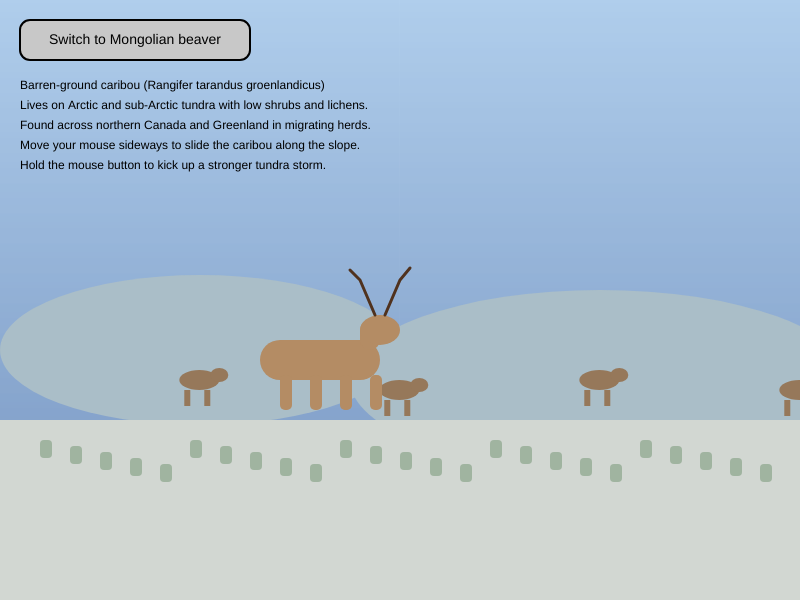
Frame 1 (no input)
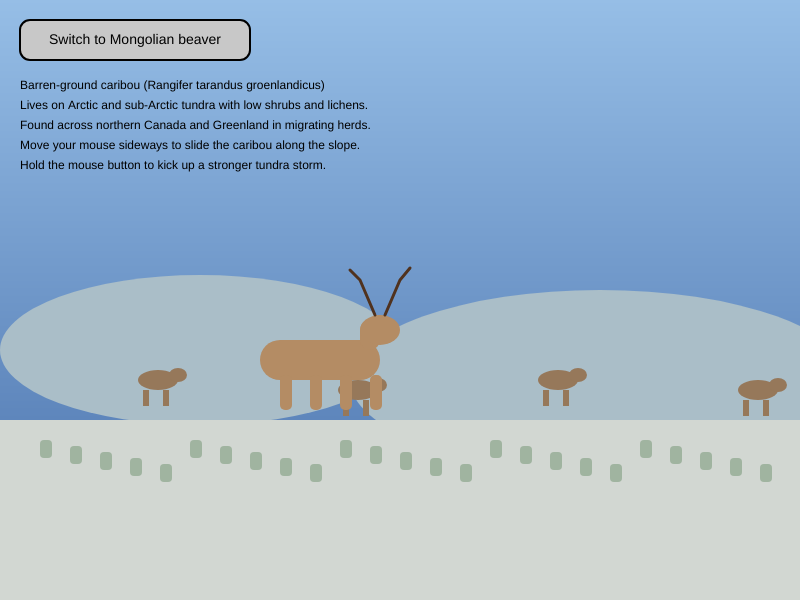
Frame 60 (no input)
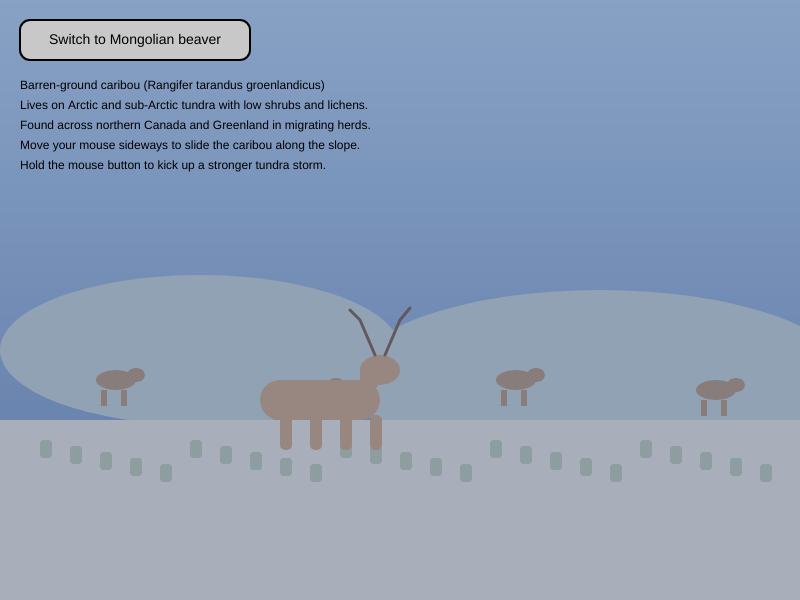
Frame 120 (the mouse pressed at the canvas centre since frame 60)

The p5.js sketch that drew these frames (run headless with seeded random() and noise() and a simulated clock; from frame 60 on, the mouse is pressed at the canvas centre):

// p5.js sketch
// ── sketch.js

/**
 * Amir EL, 3/2/26
 * IGME-101: Project 1: Tributes
 * Animals: Rangifer tarandus groenlandicus & Castor fiber birulai
 * Description and interaction instructions
 */
 
"use strict"; //catch some common coding errors

/* Global variables */
let currentScene = 0; // 0 = caribou, 1 = beaver

// Button
let btnX = 20;
let btnY = 20;
let btnW = 230;
let btnH = 40;

// Caribou scene state
let herdOffset = 0;
let stormTint = 0;

// Beaver scene state
let beaverX = 200;
let beaverY = 360;
let riverOffset = 0;
let buildProgress = 0; // how many logs to show

/**
 * setup :
 */
function setup() {
  createCanvas(800, 600);
  textFont("sans-serif");
}

/**
 * draw :
 */
function draw() {
  if (currentScene === 0) {
    drawCaribouScene();
  } else {
    drawBeaverScene();
  }

  drawSceneButton();
  drawSceneLabels();
}

/*** interface ***/

function drawSceneButton() {
  stroke(0);
  strokeWeight(2);
  fill(isMouseOverButton() ? 230 : 200);
  rect(btnX, btnY, btnW, btnH, 10);

  noStroke();
  fill(0);
  textSize(14);
  textAlign(CENTER, CENTER);
  let label = (currentScene === 0)
    ? "Switch to Mongolian beaver"
    : "Switch to barren-ground caribou";
  text(label, btnX, btnY, btnW, btnH);
}

function drawSceneLabels() {
  fill(0);
  noStroke();
  textAlign(LEFT, TOP);
  textSize(12);

if (currentScene === 0) {
  text("Barren-ground caribou (Rangifer tarandus groenlandicus)", 20, 80);
  text("Lives on Arctic and sub-Arctic tundra with low shrubs and lichens.", 20, 100);
  text("Found across northern Canada and Greenland in migrating herds.", 20, 120);
  text("Move your mouse sideways to slide the caribou along the slope.", 20, 140);
  text("Hold the mouse button to kick up a stronger tundra storm.", 20, 160);
} else {
  text("Mongolian / Sino-Mongolian beaver (Castor fiber birulai)", 20, 80);
  text("Lives along narrow desert and steppe rivers lined with willows and poplars.", 20, 100);
  text("Found on the Bulgan River in Mongolia and the Ulungur River system in China.", 20, 120);
  text("Guide the beaver along the river with your mouse.", 20, 140);
  text("Hold the mouse button to make it build faster.", 20, 160);
}

}

function mousePressed() {
  if (isMouseOverButton()) {
    currentScene = 1 - currentScene;
  }
}

function isMouseOverButton() {
  return mouseX > btnX && mouseX < btnX + btnW &&
         mouseY > btnY && mouseY < btnY + btnH;
}

/*********** Scene 1: Caribou raindeer kinda ************/

function drawCaribouScene() {
  // Simple sky gradient with slight color motion
  let skyTop = color(150, 190, 230);
  let skyBottom = color(70, 110, 170);
  for (let y = 0; y < height; y++) {
    let t = y / height;
    stroke(lerpColor(skyTop, skyBottom, t));
    line(0, y, width, y);
  }

  noStroke();

  // Distant tundra hills 
  fill(170, 190, 200);
  ellipse(200, 350, 400, 150);
  ellipse(600, 380, 500, 180);

  // Foreground tundra ground
  fill(210, 215, 210);
  rect(0, height - 180, width, 180);

  // Low shrubs 
  drawTundraPlants();

  // Automatic animation: herd sliding across screen
  herdOffset -= 0.7;
  if (herdOffset < -width) herdOffset = 0;

  drawCaribouHerd(herdOffset);

  // Lead caribou that depends on mouseX
  drawLeadCaribou();

  // Continuous interaction: while pressed, tint & "storm"
  if (mouseIsPressed && !isMouseOverButton()) {
    stormTint = min(stormTint + 5, 120);
  } else {
    stormTint = max(stormTint - 3, 0);
  }
  if (stormTint > 0) {
    fill(120, 130, 160, stormTint);
    rect(0, 0, width, height);
  }

  // should i add small snow flurries or wind streaks for extra animation
}

function drawTundraPlants() {
  fill(160, 180, 160);
  for (let i = 0; i < 25; i++) {
    let x = (i * 30 + 40) % width;
    let y = height - 160 + (i % 5) * 6;
    rect(x, y, 12, 18, 4);
  }
}

function drawCaribouHerd(offset) {
  fill(150, 120, 90);
  for (let i = 0; i < 4; i++) {
    let x = (i * 200 + offset + width) % width;
    let y = height - 210 - (i % 2) * 10;
    // very simplified distant caribou shapes
    ellipse(x, y, 40, 20);         // body
    rect(x - 15, y + 10, 6, 16);   // legs
    rect(x + 5, y + 10, 6, 16);
    ellipse(x + 20, y - 5, 18, 14); // head
  }
}

function drawLeadCaribou() {
  // Lead caribou moves up/down slope with mouseX
  let baseX = width * 0.4;
  let baseY = height - 220;
  let slopeOffset = map(mouseX, 0, width, -40, 40);
  let y = baseY + slopeOffset;

  fill(180, 140, 100);
  // Body
  rect(baseX - 60, y, 120, 40, 20);
  
  // Neck & head
  rect(baseX + 40, y - 20, 20, 30, 10);
  ellipse(baseX + 60, y - 10, 40, 30);
  
  // Legs
  rect(baseX - 40, y + 35, 12, 35, 5);
  rect(baseX - 10, y + 35, 12, 35, 5);
  rect(baseX + 20, y + 35, 12, 35, 5);
  rect(baseX + 50, y + 35, 12, 35, 5);
  
  // Antlers
  stroke(80, 50, 30);
  strokeWeight(3);
  noFill();
  beginShape();
  vertex(baseX + 55, y - 25);
  vertex(baseX + 40, y - 60);
  vertex(baseX + 30, y - 70);
  endShape();
  beginShape();
  vertex(baseX + 65, y - 25);
  vertex(baseX + 80, y - 60);
  vertex(baseX + 90, y - 72);
  endShape();
  noStroke();
}

/*********** Scene 2: Beaver ************/

function drawBeaverScene() {
  // Desert/steppe sky
  background(220, 190, 150);

  noStroke();

  // Distant hills
  fill(190, 160, 120);
  ellipse(200, 380, 380, 200);
  ellipse(600, 360, 420, 210);

  // River corridor
  riverOffset += 0.03;
  drawRiver();

  // Sandbank banks
  fill(205, 175, 135);
  rect(0, height - 150, width, 150);

  // Riparian trees/bushes near river
  drawRiparianPlants();

  // Beaver follows mouse with easing along river
  beaverX += (mouseX - beaverX) * 0.05;
  beaverY += (mouseY - beaverY) * 0.02;
  beaverY = constrain(beaverY, height - 230, height - 120);

  // Continuous interaction: while mouse pressed, increase building progress
  if (mouseIsPressed && !isMouseOverButton()) {
    buildProgress += 0.2;
  } else {
    buildProgress -= 0.1;
  }
  buildProgress = constrain(buildProgress, 0, 20);

  drawBeaver(beaverX, beaverY);
  drawDam(buildProgress);
}

function drawRiver() {
  // Simple animated stripes for water flow
  fill(70, 150, 200);
  rect(0, height - 260, width, 110);

  stroke(220, 240, 255, 180);
  strokeWeight(3);
  for (let i = 0; i < 6; i++) {
    let y = height - 250 + i * 15;
    beginShape();
    for (let x = 0; x <= width; x += 30) {
      let yy = y + 4 * sin(0.03 * x + riverOffset + i);
      vertex(x, yy);
    }
    endShape();
  }
  noStroke();
}

function drawRiparianPlants() {
  
  // Simple green verticals for willows trunks
  fill(60, 130, 80);
  for (let i = 0; i < 8; i++) {
    let x = 60 + i * 90;
    rect(x, height - 220, 12, 70, 6);
    ellipse(x + 6, height - 230, 40, 40);
  }
}

function drawBeaver(x, y) {
  
  // Body
  fill(120, 85, 60);
  ellipse(x, y, 90, 50);
  
  // Head
  ellipse(x + 40, y - 5, 35, 30);
  
  // Tail (flat paddle)
  ellipse(x - 55, y + 10, 30, 55);
  
  // Eye
  fill(0);
  ellipse(x + 46, y - 8, 5, 5);
  
  // Teeth
  fill(240);
  rect(x + 42, y + 3, 8, 10, 2);
}

function drawDam(level) {
  // Draw up to 'level' logs on river surface near beaver
  fill(140, 100, 70);
  for (let i = 0; i < level; i++) {
    let x = 350 + i * 10;
    let y = height - 210 + (i % 3) * 5;
    rect(x, y, 30, 8, 3);
  }
}


// by amir El
